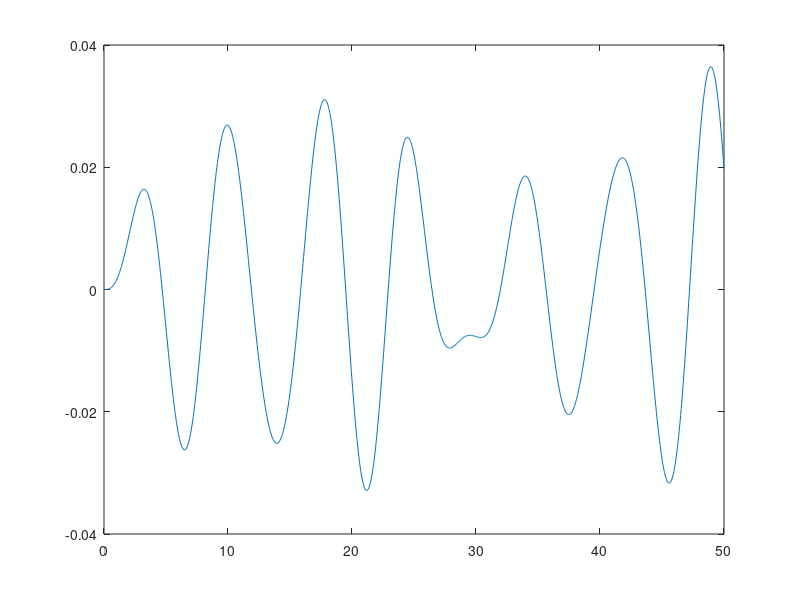

Reproduce this figure in MATLAB.
clc
close all
clear all

xg = .01;
w1 = 1;
we = 1;
eta = 0.2;
w2 = 1;

dt = .05;
t_span = 0:dt:dt*1000;
x0 = [0 0 0 0]; %x1 , x1dot , x2 , x2dot 
f = @(t,x)[x(2);
    w2^2*eta*x(3) - (w2^2*eta + w1^2)*x(1) + we*we*xg*sin(we*t);
    x(4);
    we*we*xg*sin(we*t)-w2^2*(x(3)-x(1))];
[t,x] = ode45(f,t_span,x0);
plot(t_span,x(:,1));





